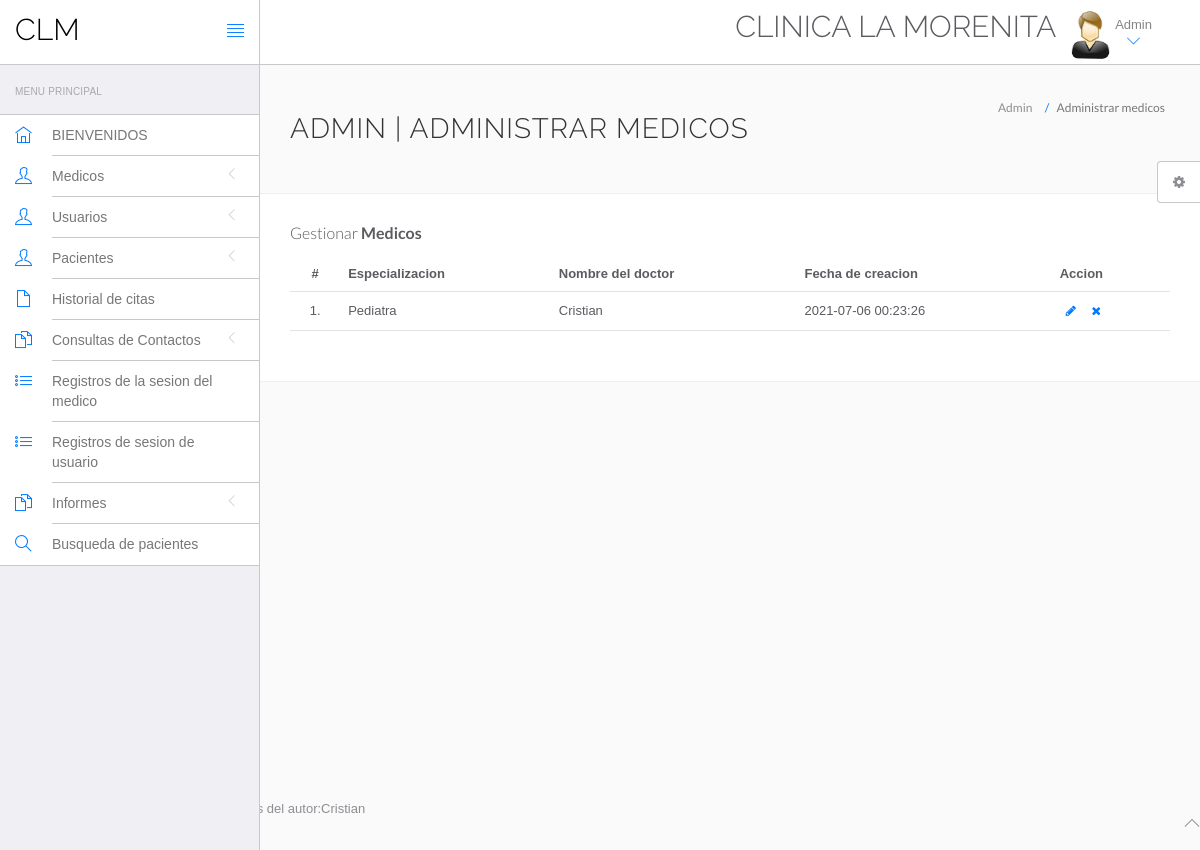
The page /clm/admin/Gestionar-medicos.php (signed in) on the database its author committed.
### tables this page shows
CREATE TABLE `doctor` (
  `id` int(11) NOT NULL,
  `specilization` varchar(255) DEFAULT NULL,
  `doctorName` varchar(255) DEFAULT NULL,
  `address` longtext DEFAULT NULL,
  `docFees` varchar(255) DEFAULT NULL,
  `contactno` bigint(11) DEFAULT NULL,
  `docEmail` varchar(255) DEFAULT NULL,
  `password` varchar(255) DEFAULT NULL,
  `creationDate` timestamp NULL DEFAULT current_timestamp(),
  `updationDate` timestamp NULL DEFAULT NULL ON UPDATE current_timestamp()
);

### clm/admin/Gestionar-medicos.php (the view, shortened to what this page needs)
<?php
include('include/config.php');
?>
<!DOCTYPE html>
<html lang="en">
	<head>
		<link rel="stylesheet" href="admin_lite/bootstrap/css/bootstrap.min.css">
		<link rel="stylesheet" href="admin_lite/fontawesome/css/font-awesome.min.css">
		<link rel="stylesheet" href="admin_lite/themify-icons/themify-icons.min.css">
		<link href="admin_lite/animate.css/animate.min.css" rel="stylesheet" media="screen">
		<link href="admin_lite/perfect-scrollbar/perfect-scrollbar.min.css" rel="stylesheet" media="screen">
		<link href="admin_lite/switchery/switchery.min.css" rel="stylesheet" media="screen">
		<link href="admin_lite/bootstrap-touchspin/jquery.bootstrap-touchspin.min.css" rel="stylesheet" media="screen">
		<link href="admin_lite/select2/select2.min.css" rel="stylesheet" media="screen">
		<link href="admin_lite/bootstrap-datepicker/bootstrap-datepicker3.standalone.min.css" rel="stylesheet" media="screen">
		<link href="admin_lite/bootstrap-timepicker/bootstrap-timepicker.min.css" rel="stylesheet" media="screen">
		<link rel="stylesheet" href="assets/css/styles.css">
		<link rel="stylesheet" href="assets/css/plugins.css">
		<link rel="stylesheet" href="assets/css/themes/theme-1.css" id="skin_color" />
	</head>
	<body>
		<div id="app">
<?php include('include/sidebar.php');?>
			<div class="app-content">
						<?php include('include/header.php');?>
				<div class="main-content" >
					<div class="wrap-content container" id="container">
						<section id="page-title">
							<div class="row">
								<div class="col-sm-8">
									<h1 class="mainTitle">Admin | Administrar medicos</h1>
																	</div>
								<ol class="breadcrumb">
									<li>
										<span>Admin</span>
									</li>
									<li class="active">
										<span>Administrar medicos</span>
									</li>
								</ol>
							</div>
						</section>
						<div class="container-fluid container-fullw bg-white">
									<div class="row">
								<div class="col-md-12">
									<h5 class="over-title margin-bottom-15">Gestionar <span class="text-bold">Medicos</span></h5>
									<table class="table table-hover" id="sample-table-1">
										<thead>
											<tr>
												<th class="center">#</th>
												<th>Especializacion</th>
												<th class="hidden-xs">Nombre del doctor</th>
												<th>Fecha de creacion </th>
												<th>Accion</th>
											</tr>
										</thead>
										<tbody>
<?php
$sql=mysqli_query($con,"select * from doctor");
$cnt=1;
while($row=mysqli_fetch_array($sql))
{
?>
											<tr>
												<td class="center"><?php echo $cnt;?>.</td>
												<td class="hidden-xs"><?php echo $row['specilization'];?></td>
												<td><?php echo $row['doctorName'];?></td>
												<td><?php echo $row['creationDate'];?>
												</td>
												<td >
												<div class="visible-md visible-lg hidden-sm hidden-xs">
							<a href="editar-doctor.php?id=<?php echo $row['id'];?>" class="btn btn-transparent btn-xs" tooltip-placement="top" tooltip="Edit"><i class="fa fa-pencil"></i></a>
	<a href="Gestionar-medicos.php?id=<?php echo $row['id']?>&del=delete" onClick="return confirm('Are you sure you want to delete?')"class="btn btn-transparent btn-xs tooltips" tooltip-placement="top" tooltip="Remove"><i class="fa fa-times fa fa-white"></i></a>
												</div>
												</td>
											</tr>
											<?php
$cnt=$cnt+1;
											 }?>
										</tbody>
									</table>
								</div>
							</div>
								</div>
							</div>
						</div>
					</div>
				</div>
	<?php include('include/footer.php');?>
	<?php include('include/setting.php');?>
	</body>
</html>

### clm/admin/assets/css/themes/theme-1.css (style rules this page uses)
body { background: #FAFAFA; }

### rows shown on the page
doctor: specilization "Pediatra", doctorName "Cristian", creationDate "2021-07-06 00:23:26"
